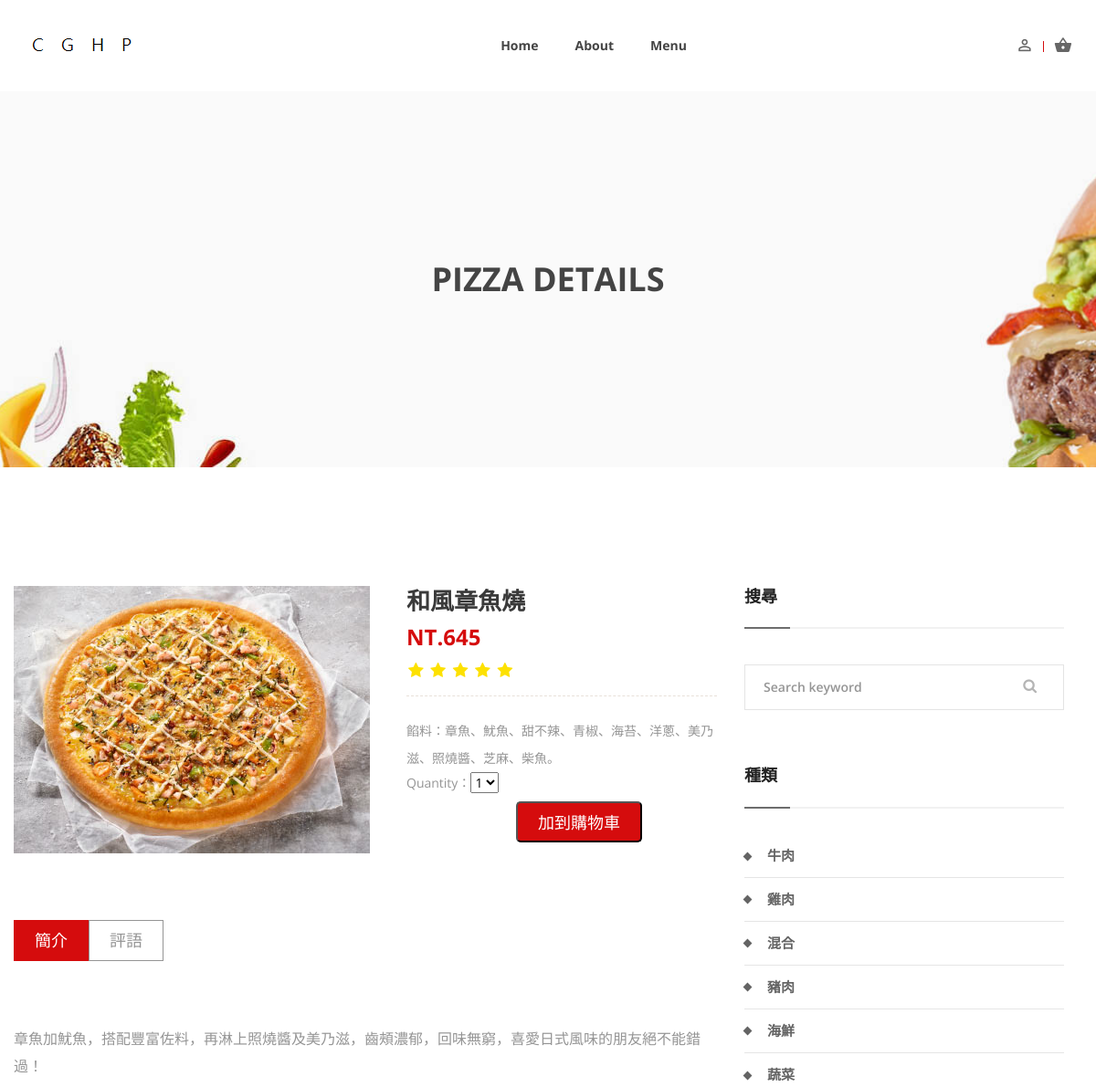
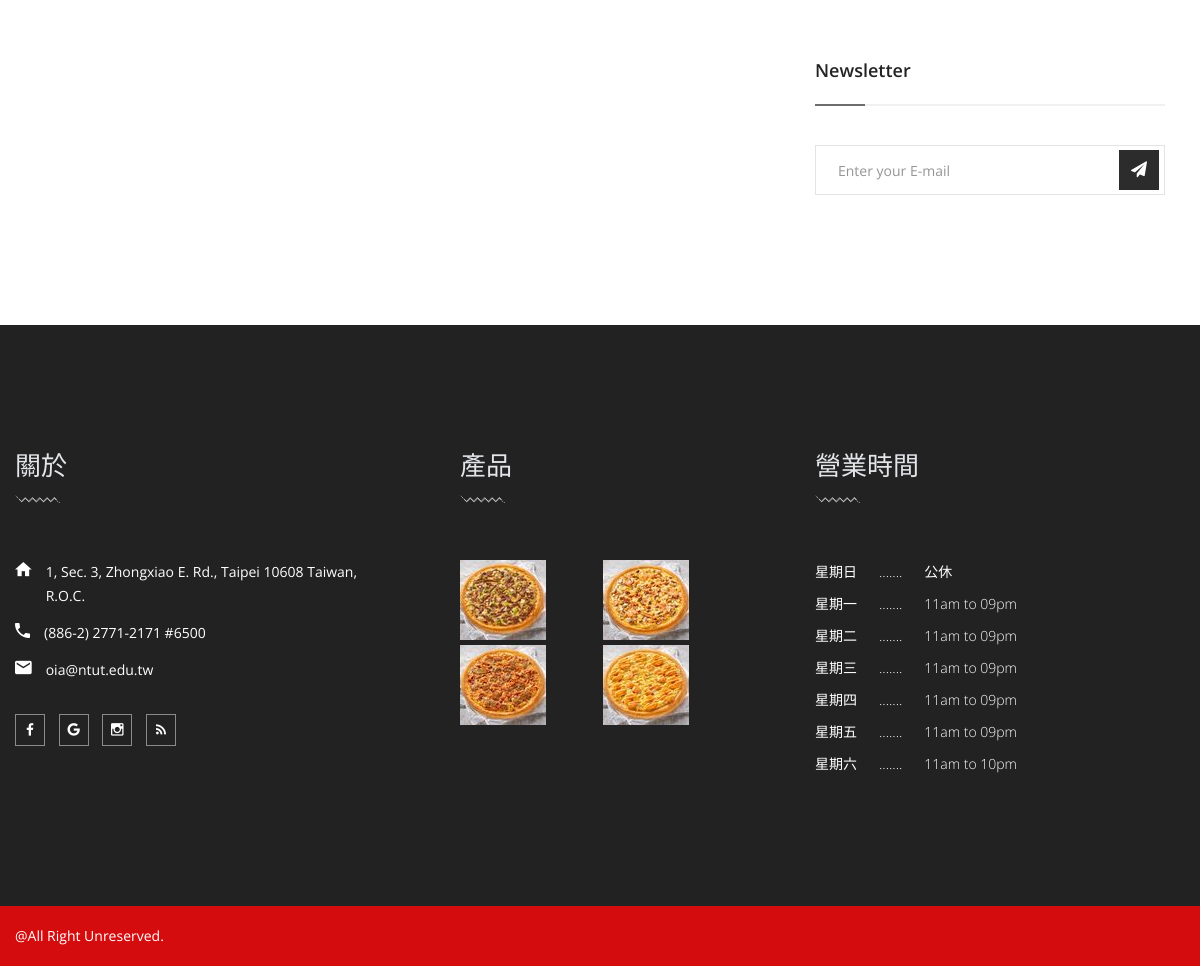
The page /menu/3/ on the database its author committed (2 pictures, top to bottom).
### PSMS/models.py (models this page shows, shortened)
class Pizza(models.Model):
    pizza_no = models.AutoField(
        verbose_name='披薩編號', primary_key=True, null=False)
    slug = models.SlugField(max_length=128,default='0')
    name = models.CharField(
        verbose_name='披薩名稱', max_length=20, null=False)
    element = models.TextField(
        verbose_name='披薩餡料', null=True)
    description = models.TextField(
        verbose_name='披薩描述', max_length=50)
    price = models.PositiveIntegerField(
        verbose_name='披薩價格', null=False)
    size = models.CharField(
        verbose_name='披薩尺寸', max_length=2, null=False)
    cost = models.PositiveIntegerField(
        verbose_name='披薩成本', null=False)
    in_stock = models.PositiveIntegerField(
        verbose_name='披薩庫存量', null=False)
    sales_volume = models.PositiveIntegerField(
        verbose_name='披薩銷售量', null=False, default=0)
    click_count = models.PositiveIntegerField(
        verbose_name='披薩點擊量', null=False, default=0)
    kind_chose = (
        ('Beef', '牛肉'),
        ('Chicken', '雞肉'),
        ('Mix', '混合'),
        ('Pork', '豬肉'),
        ('Seafood', '海鮮'),
        ('Vegetable', '蔬菜')
    )
    kind = models.CharField(
        verbose_name='種類', choices=kind_chose, max_length=10, null=True)
    stars = models.DecimalField(
        verbose_name='披薩評分', max_digits=1, decimal_places=0, null=False,
        validators=[MinValueValidator(1, '最低1分'), MaxValueValidator(5, '最多5分')])
    pic = models.ImageField(upload_to='pizza-imgae/', null=True)
    available = models.BooleanField(verbose_name='上架',default=False)
    def starsCounter(self):
        return range(int(self.stars))

### PSMS/views.py (the view)
# urls.py: path('<int:no>/', detail, name='detail'),
def detail(request, no):
    pizza = get_object_or_404(Pizza, pk=no)
    cates = pizza.kind_chose
    cart_form = CartAddProductForm()
    return render(request, 'menu-details.html', {'pizza':pizza, 'cates':cates,
                            'cart_form' : cart_form})

### SCS/forms.py
class CartAddProductForm(forms.Form):
    quantity = forms.TypedChoiceField(choices=PRODUCT_QUANTITY_CHOICES,
        coerce=int)
    update = forms.BooleanField(required=False, initial=False,
                                widget=forms.HiddenInput)

### PSMS/templatetags/starsCount.py (called while the page is built)
@register.filter
def starsCount(pizza):
    return pizza.starsCounter()

### SCS/context_processors.py (called while the page is built)
def cart(request):
    return {'cart': Cart(request)}

### templates/menu-details.html (shortened to what this page needs)
{% extends 'base.html' %}
{% load static %}
{% load starsCount %}
{% block content %}
<div class="ht__bradcaump__area bg-image--18">
  <div class="ht__bradcaump__wrap d-flex align-items-center">
    <div class="container">
      <div class="row">
        <div class="col-lg-12 col-md-12 col-sm-12">
          <div class="bradcaump__inner text-center">
            <h2 class="bradcaump-title">Pizza Details</h2>
          </div>
        </div>
      </div>
    </div>
  </div>
</div>
<section class="blog__list__view section-padding--lg menudetails-right-sidebar bg--white">
  <div class="container">
    <div class="row">
      <div class="col-lg-8 col-md-12 col-sm-12">
        <div class="food__menu__container">
          <div class="food__menu__inner d-flex flex-wrap flex-md-nowrap flex-lg-nowrap">
            <div class="food__menu__thumb">
              <img src="{{pizza.pic.url}}" alt="images">
            </div>
            <div class="food__menu__details">
              <div class="food__menu__content">
                <h2>{{pizza.name}}</h2>
                <ul class="food__dtl__prize d-flex">
                  <li>NT.{{pizza.price}}</li>
                </ul>
                <ul class="rating">
                    {% for star in pizza|starsCount %}
                    <li><i class="fa fa-star" aria-hidden="true"></i></li>
                    {% endfor %}
                </ul>
                <p>餡料：{{pizza.element}}</p>
                <div class="product-action-wrap">
                  <div class="product-quantity">
                    <form id='myform' method='POST' action="{% url 'cart_add' pizza_id=pizza.pizza_no %}">
                        {{ cart_form }}
                      <div class="product-quantity">
                        <div>
                          <div class="add__to__cart__btn">
                            <input class="food__btn" type="submit" value="加到購物車">
                          </div>
                        </div>
                      </div>
                    </form>
                  </div>
                </div>
              </div>
            </div>
          </div>
          <div class="menu__descrive__area">
            <div class="menu__nav nav nav-tabs" role="tablist">
              <a class="active" id="nav-all-tab" data-toggle="tab" href="#nav-all" role="tab">簡介</a>
              <a id="nav-breakfast-tab" data-toggle="tab" href="#nav-breakfast" role="tab">評語</a>
            </div>
            <div class="menu__tab__content tab-content" id="nav-tabContent">
              <div class="single__dec__content fade show active" id="nav-all" role="tabpanel">
                <p>{{pizza.description}}</p>
              </div>
            </div>
          </div>
        </div>
      </div>
      <div class="col-lg-4 col-md-12 col-sm-12 md--mt--40 sm--mt--40">
        <div class="food__sidebar">
          <div class="food__search">
            <h4 class="side__title">搜尋</h4>
            <div class="serch__box">
              <input type="text" placeholder="Search keyword">
              <a href="#"><i class="fa fa-search"></i></a>
            </div>
          </div>
          <div class="food__category__area mt--60">
            <h4 class="side__title">種類</h4>
            <ul class="food__category">
              {% for cate in cates %}
                <li><a href="{% url 'menu' %}">{{ cate.1 }}</a></li>
              {% endfor %}
            </ul>
          </div>
          <div class="sidebar__newsletter mt--60">
            <h4 class="side__title">Newsletter</h4>
            <div class="sidebar__inbox">
              <input type="text" placeholder="Enter your E-mail">
              <a href="#"><i class="fa fa-paper-plane"></i></a>
            </div>
          </div>
        </div>
      </div>
    </div>
  </div>
</section>
{% endblock %}

### rows shown on the page
Pizza: pic (picture), name "和風章魚燒", price "645", stars 5 (drawn), element "章魚、魷魚、甜不辣、青椒、海苔、洋蔥、美乃滋、照燒醬、芝麻、柴魚。", description "章魚加魷魚，搭配豐富佐料，再淋上照燒醬及美乃滋，齒頰濃郁，回味無窮，喜愛日式風味的朋友絕不能錯過！"

### other values the page prints
{{ cate.1 }} "牛肉" "雞肉" "混合" "豬肉" "海鮮" "蔬菜"
